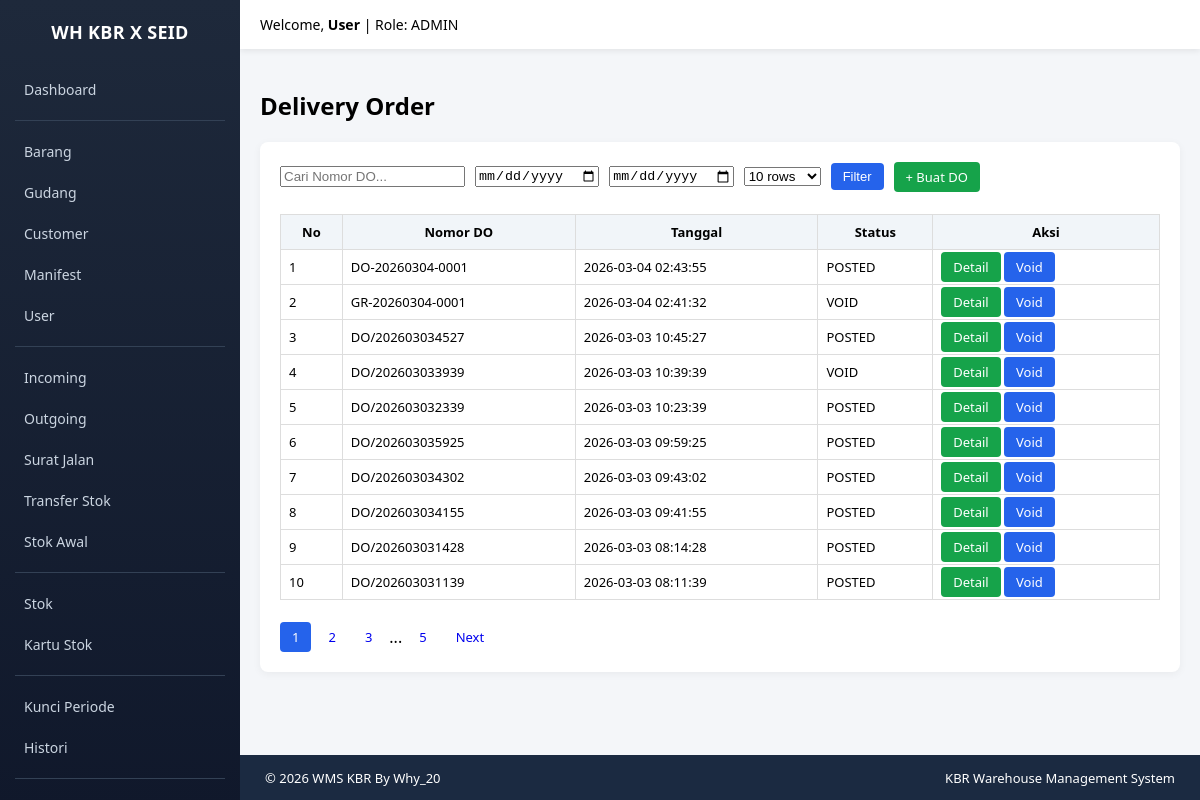
The page /index.php?module=delivery_orders&action=index (signed in) on the database its author committed.
### tables this page shows
CREATE TABLE `delivery_orders` (
  `id` int NOT NULL,
  `do_number` varchar(100) DEFAULT NULL,
  `warehouse_id` int DEFAULT NULL,
  `customer_id` int DEFAULT NULL,
  `customer_name` varchar(150) DEFAULT NULL,
  `status` varchar(50) DEFAULT 'POSTED',
  `created_by` int DEFAULT NULL,
  `created_at` timestamp NOT NULL DEFAULT CURRENT_TIMESTAMP,
  `is_deleted` tinyint(1) DEFAULT '0',
  `void_by` int DEFAULT NULL,
  `void_at` datetime DEFAULT NULL
);

### modules/delivery_orders/index.php (the view, shortened to what this page needs)
<?php
global $conn;
require BASE_PATH."/modules/layout/sidebar.php";
$limitOptions = [10,25,50,100];
$limit = $_GET['limit'] ?? 10;
$page = isset($_GET['page']) ? (int)$_GET['page'] : 1;
$offset = ($page-1)*$limit;
$search = $_GET['search'] ?? '';
$date_from = $_GET['date_from'] ?? '';
$date_to = $_GET['date_to'] ?? '';
$where = "WHERE 1=1";
$totalQuery = mysqli_query($conn,"SELECT COUNT(*) as total FROM delivery_orders $where");
$totalData = mysqli_fetch_assoc($totalQuery)['total'];
$totalPages = ceil($totalData/$limit);
$query = mysqli_query($conn,"
SELECT * FROM delivery_orders
$where
ORDER BY created_at DESC
LIMIT $limit OFFSET $offset
");
?>
<h2>Delivery Order</h2>
<div class="card">
<form method="GET" id="filterForm"
style="display:flex;gap:10px;flex-wrap:wrap;align-items:center;">
<input type="text" name="search" id="searchInput"
placeholder="Cari Nomor DO..."
value="<?= $search ?>">
<input type="date" name="date_from" value="<?= $date_from ?>">
<input type="date" name="date_to" value="<?= $date_to ?>">
<select name="limit">
<?php foreach($limitOptions as $l){ ?>
<option value="<?= $l ?>" <?= $limit==$l?'selected':'' ?>>
<?= $l ?> rows
</option>
<?php } ?>
</select>
<button class="btn btn-primary">Filter</button>
<a href="index.php?module=delivery_orders&action=create"
class="btn btn-success">+ Buat DO</a>
</form>
<br>
<table>
<tr>
<th>No</th>
<th>Nomor DO</th>
<th>Tanggal</th>
<th>Status</th>
<th>Aksi</th>
</tr>
<?php
$no=$offset+1;
while($row=mysqli_fetch_assoc($query)){
?>
<tr>
<td><?= $no++; ?></td>
<td><?= $row['do_number']; ?></td>
<td><?= $row['created_at']; ?></td>
<td><?= $row['status']; ?></td>
<td>
<a href="index.php?module=delivery_orders&action=detail&id=<?= $row['id']; ?>"
class="btn btn-success">Detail</a>
<a href="index.php?module=delivery_orders&action=void&id=<?= $row['id']; ?>"
class="btn btn-primary">Void</a>
</td>
</tr>
<?php } ?>
</table>
<br>
<?php if($totalPages > 1){ ?>
<?php
$range = 2;
$start = max(1, $page - $range);
$end   = min($totalPages, $page + $range);
$buildUrl = function($p) use ($search,$date_from,$date_to,$limit){
    return "index.php?module=delivery_orders&action=index"
        ."&page=".$p
        ."&search=".$search
        ."&date_from=".$date_from
        ."&date_to=".$date_to
        ."&limit=".$limit;
};
?>
<div style="display:flex;gap:5px;flex-wrap:wrap;align-items:center;">
<?php for($i=$start;$i<=$end;$i++){ ?>
<a class="btn <?= $i==$page?'btn-primary':'' ?>"
href="<?= $buildUrl($i) ?>">
<?= $i ?>
</a>
<?php } ?>
<?php if($end < $totalPages){ ?>
<?php if($end < $totalPages-1){ ?><span>...</span><?php } ?>
<a class="btn" href="<?= $buildUrl($totalPages) ?>">
<?= $totalPages ?>
</a>
<?php } ?>
<?php if($page < $totalPages){ ?>
<a class="btn" href="<?= $buildUrl($page+1) ?>">Next</a>
<?php } ?>
</div>
<?php } ?>
</div>
</div></body></html>

### modules/layout/sidebar.php (style rules this page uses)
body { margin:0; font-family:Segoe UI, Tahoma, sans-serif; background:#f4f6f9; }
.card { background:white; padding:20px; border-radius:8px; box-shadow:0 2px 8px rgba(0,0,0,0.05); margin-bottom:20px; }
.btn { padding:6px 12px; border:none; border-radius:4px; cursor:pointer; text-decoration:none; font-size:13px; }
.btn-primary { background:#2563eb;color:white; }
.btn-success { background:#16a34a;color:white; }
table { width:100%; border-collapse:collapse; }
table th,table td { border:1px solid #ddd; padding:8px; font-size:13px; }
table th { background:#f1f5f9; }

### rows shown on the page
delivery_orders: do_number "DO-20260304-0001", created_at "2026-03-04 02:43:55", status "POSTED"
delivery_orders: do_number "GR-20260304-0001", created_at "2026-03-04 02:41:32", status "VOID"
delivery_orders: do_number "DO/202603034527", created_at "2026-03-03 10:45:27", status "POSTED"
delivery_orders: do_number "DO/202603033939", created_at "2026-03-03 10:39:39", status "VOID"
delivery_orders: do_number "DO/202603032339", created_at "2026-03-03 10:23:39", status "POSTED"
delivery_orders: do_number "DO/202603035925", created_at "2026-03-03 09:59:25", status "POSTED"
delivery_orders: do_number "DO/202603034302", created_at "2026-03-03 09:43:02", status "POSTED"
delivery_orders: do_number "DO/202603034155", created_at "2026-03-03 09:41:55", status "POSTED"
delivery_orders: do_number "DO/202603031428", created_at "2026-03-03 08:14:28", status "POSTED"
delivery_orders: do_number "DO/202603031139", created_at "2026-03-03 08:11:39", status "POSTED"

### other values the page prints
$user "User"
$role "ADMIN"
$totalPages "5"
$GLOBALS['__footer_html'] "© 2026 WMS KBR By Why_20 KBR Warehouse Management System"
form field limit "10 rows"
